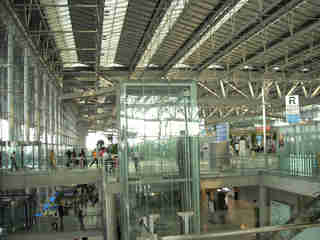
#> input picture hw2/data/airport/sun_aesovualhburmfhn.jpg, 320 x 240 px, given in place of pano_left.jpg, which was not available
$ python panaroma.py
#> lines starting #> are read from the running program, lines starting #| are printed output that depends on the picture; pictures that were not available may be replaced by others from this repository, and a replacement may not be noted
### hw4/python/matchPics.py
import numpy as np
import cv2
import skimage.color
from python.helper import briefMatch
from python.helper import computeBrief
from python.helper import corner_detection

def matchPics(I1, I2, reverse=0):
	#I1, I2 : Images to match


	#Convert Images to GrayScale
	I1_gray = cv2.cvtColor(I1, cv2.COLOR_BGR2GRAY)
	I2_gray = cv2.cvtColor(I2, cv2.COLOR_BGR2GRAY)

	#Detect Features in Both Images
	locs1= corner_detection(I1_gray,1.5)
	locs2= corner_detection(I2_gray,1.5)

	#Obtain descriptors for the computed feature locations
	desc1, locs1 = computeBrief(I1_gray, locs1)
	desc2, locs2 = computeBrief(I2_gray, locs2)

	temp_locs1,temp_locs2=[],[]
	if reverse == 1:
		for i in range(np.size(locs1,axis=0)):
			temp_locs1.append(locs1[i,0])
			locs1[i,0]=locs1[i,1]
			locs1[i,1]=temp_locs1[i]

		for j in range(np.size(locs2,axis=0)):
			temp_locs2.append(locs2[j,0])
			locs2[j,0]=locs2[j,1]
			locs2[j,1]=temp_locs2[j]

	#Match features using the descriptors
	matches = briefMatch(desc1, desc2, 0.65)

	return matches, locs1, locs2

### hw4/python/helper.py
import numpy as np
import cv2
import scipy.io as sio
from matplotlib import pyplot as plt
import skimage.feature

PATCHWIDTH = 9

# [14 lines left out: functions briefMatch, plotMatches, not called in this run]

def makeTestPattern(patchWidth, nbits):
	np.random.seed(0)
	compareX = patchWidth*patchWidth * np.random.random((nbits,1))
	compareX = np.floor(compareX).astype(int)
	np.random.seed(1)
	compareY = patchWidth*patchWidth * np.random.random((nbits,1))
	compareY = np.floor(compareY).astype(int)

	return (compareX, compareY)

def computePixel(img, idx1, idx2, width, center):
	halfWidth = width // 2
	col1 = idx1 % width - halfWidth
	row1 = idx1 // width - halfWidth
	col2 = idx2 % width - halfWidth
	row2 = idx2 // width - halfWidth
	return 1 if img[int(center[0]+row1)][int(center[1]+col1)] < img[int(center[0]+row2)][int(center[1]+col2)] else 0

def computeBrief(img, locs):

	patchWidth = 9
	nbits = 256
	compareX, compareY = makeTestPattern(patchWidth,nbits)
	m, n = img.shape

	halfWidth = patchWidth//2

	locs = np.array(list(filter(lambda x: halfWidth <= x[0] < m-halfWidth and halfWidth <= x[1] < n-halfWidth, locs)))
	desc = np.array([list(map(lambda x: computePixel(img, x[0], x[1], patchWidth, c), zip(compareX, compareY))) for c in locs])

	return desc, locs

def corner_detection(im, sigma=1.5):
	# fast method
	result_img = skimage.feature.corner_fast(im, PATCHWIDTH)
	locs = skimage.feature.corner_peaks(result_img, min_distance=1)
	return locs

### hw4/ec/panaroma.py
import numpy as np
import cv2
#Import necessary functions
from python.planarH import *
from python.matchPics import *
from python.loadVid import *
from matplotlib import pyplot as plt

#Write script for Q4.2x
pano_left = cv2.imread('../data/pano_left.jpg')
#> pano_left is the input picture: shape (240, 320, 3); mean B, G, R 99.2, 115.8, 110
pano_right = cv2.imread('../data/pano_right.jpg')
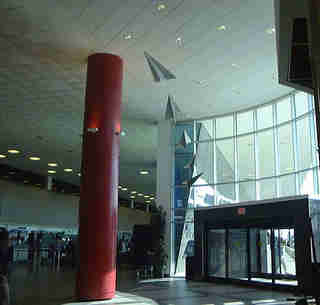
#> input picture hw2/data/airport/sun_aevitxnlfjzhdnti.jpg, 320 x 305 px, given in place of pano_right.jpg, which was not available
#> pano_right is the input picture: shape (305, 320, 3); mean B, G, R 99.1, 103.3, 92.6

matches, locs1, locs2 = matchPics(pano_right,pano_left,1)
#> in matchPics, `I1_gray = cv2.cvtColor(I1, cv2.COLOR_BGR2GRAY)`:
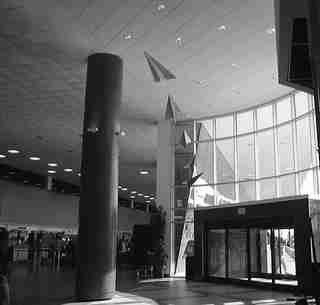
#> I1_gray: shape (305, 320); min 0, max 255, mean 99.5
#> in matchPics, `I2_gray = cv2.cvtColor(I2, cv2.COLOR_BGR2GRAY)`:
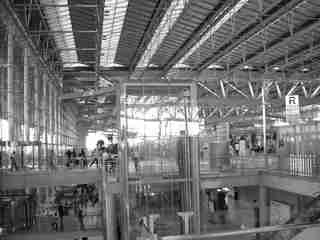
#> I2_gray: shape (240, 320); min 0, max 255, mean 112.1
#> in corner_detection, `result_img = skimage.feature.corner_fast(im, PATCHWIDTH)`:
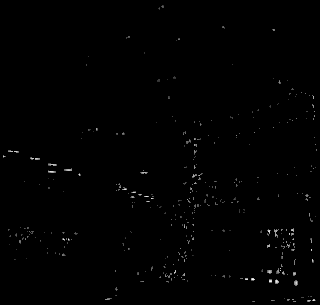
#> result_img: shape (305, 320) float64; min 0, max 12.47, mean 0.0674; drawn with min black and max white
#> in corner_detection, `locs = skimage.feature.corner_peaks(result_img, min_distance=1)`: locs = 371 pairs, first value 6 to 301, second value 3 to 316
#> in matchPics, `locs1= corner_detection(I1_gray,1.5)`: locs1 has the same summary as locs in corner_detection
#> call 2 of corner_detection, with sigma = 1.5
#> in corner_detection (call 2), `result_img = skimage.feature.corner_fast(im, PATCHWIDTH)`:
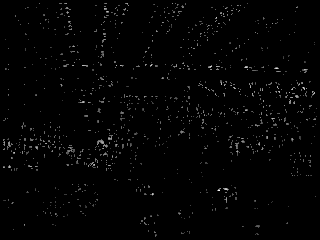
#> result_img: shape (240, 320) float64; min 0, max 11.38, mean 0.147; drawn with min black and max white
#> in corner_detection (call 2), `locs = skimage.feature.corner_peaks(result_img, min_distance=1)`: locs = 1060 pairs, first value 3 to 235, second value 3 to 316
#> in matchPics, `locs2= corner_detection(I2_gray,1.5)`: locs2 has the same summary as locs in corner_detection
#> in computeBrief, `locs = np.array(list(filter(lambda x: halfWidth <= x[0] < m-halfWidth ..`: locs = 367 pairs, first value 6 to 300, second value 8 to 315
#> in matchPics, `desc1, locs1 = computeBrief(I1_gray, locs1)`: locs1 has the same summary as locs in computeBrief
#> (the run stopped early here; a loop or call above may not have finished)
